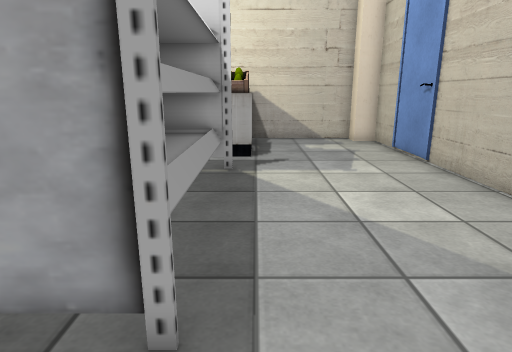
view 1 (above)

12 first-person views from a walk through a 3-D level made in the Unity game engine. The camera is 1.2 m above the floor, tilts 14° down and sees 75° across. The floor is counted in squares, 0.5 m on a side. Each view is taken from the middle of a square. On the plan, view 1 faces up. The plan holds only what a view shows up to about 20 squares ahead; the rest is blank. The place goes on beyond the plan. The player is left out. Some surface patterns are stand-ins.

view 2
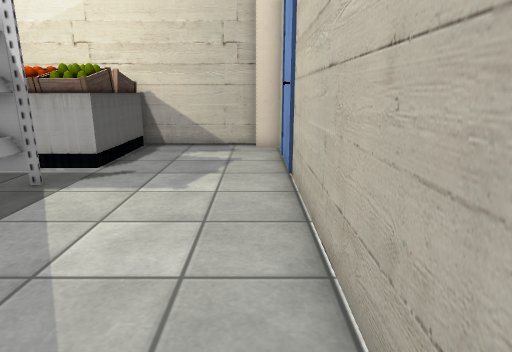

view 3
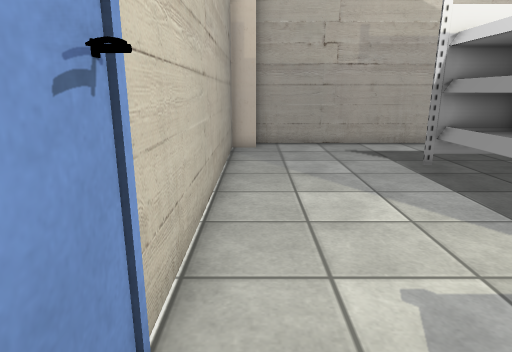

view 4
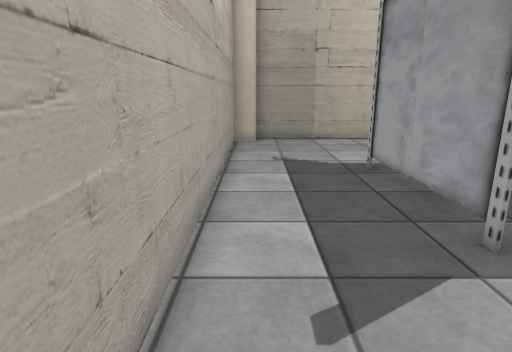

view 5
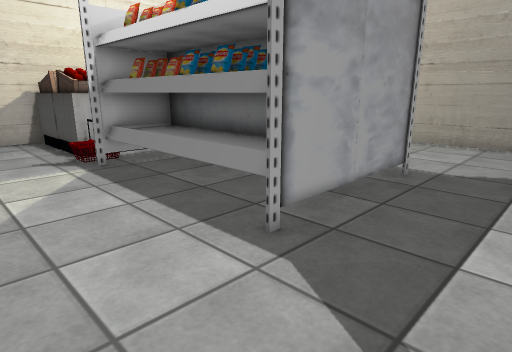

view 6
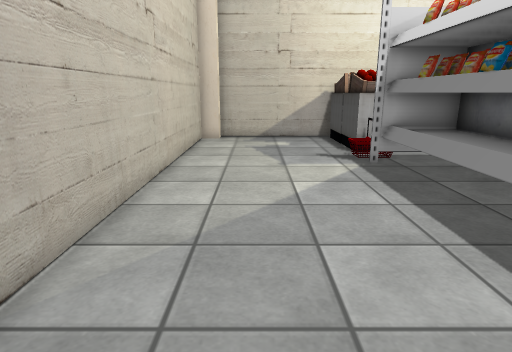

view 7
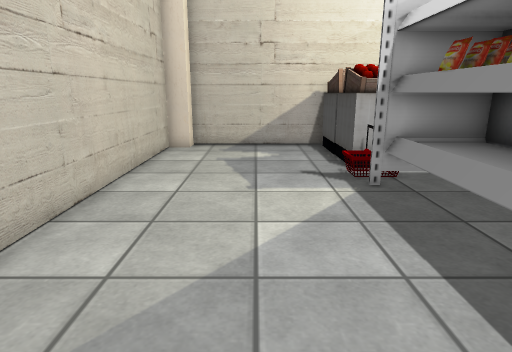

view 8
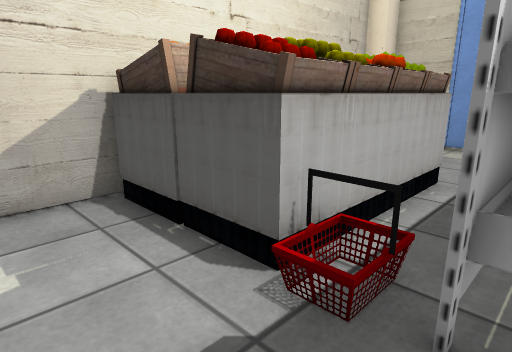

view 9
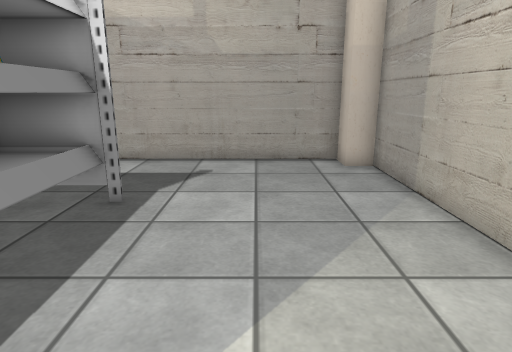

view 10
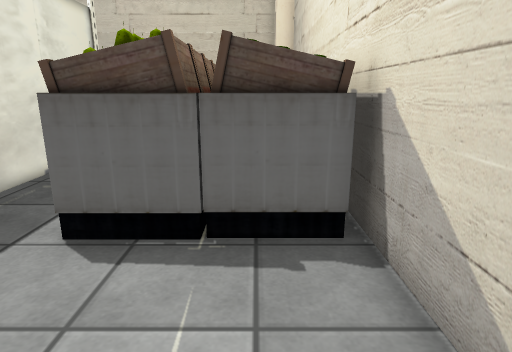

view 11
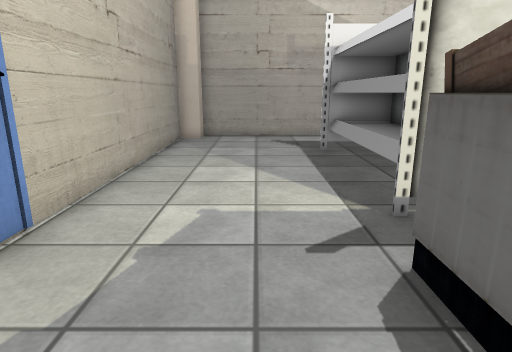

view 12
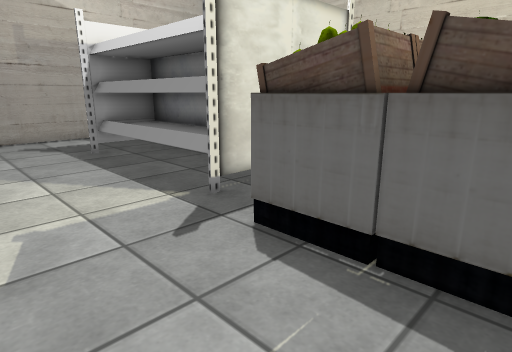

### Floor plan
Key: @ floor where view 1 was taken; # wall or solid block; . floor; ^ raised ledge; T thing the floor can be seen under or through; O other object.
Columns run from 14 left of view 1 to 6 right of it. Each row starts with its distance up from view 1.
 18  #######      ######
 17 ##.....#      #....##
 16 #......##    ##.....#
 15 #......########.....#
 14 #......^OOO OO#.....#
 13 #......^OOOOOO#.....#
 12 #......OO...........#
 11 #......TTTT###......#
 10 #......TTT####......#
  9 #......TTT####......#
  8 #......TTT####......#
  7 #......TT#####......#
  6 #......TT#####......#
  5 #......TT#####......#
  4 #......TTT####......#
  3 #......TTT####......#
  2 #...................#
  1 #...................#
  0 #.............@.....#
 -1 ##.................##
 -2  ###################

Positions as (right, up) in squares from view 1, and headings:
1: (0, 0), facing up
2: (5, 2), facing up
3: (5, 14), facing down
4: (4, -1), facing left
5: (-11, -1), facing up-right
6: (-11, -1), facing up
7: (-10, 2), facing up
8: (-10, 10), facing up-right
9: (-10, 10), facing down
10: (5, 16), facing left
11: (2, 17), facing down
12: (4, 17), facing down-left
